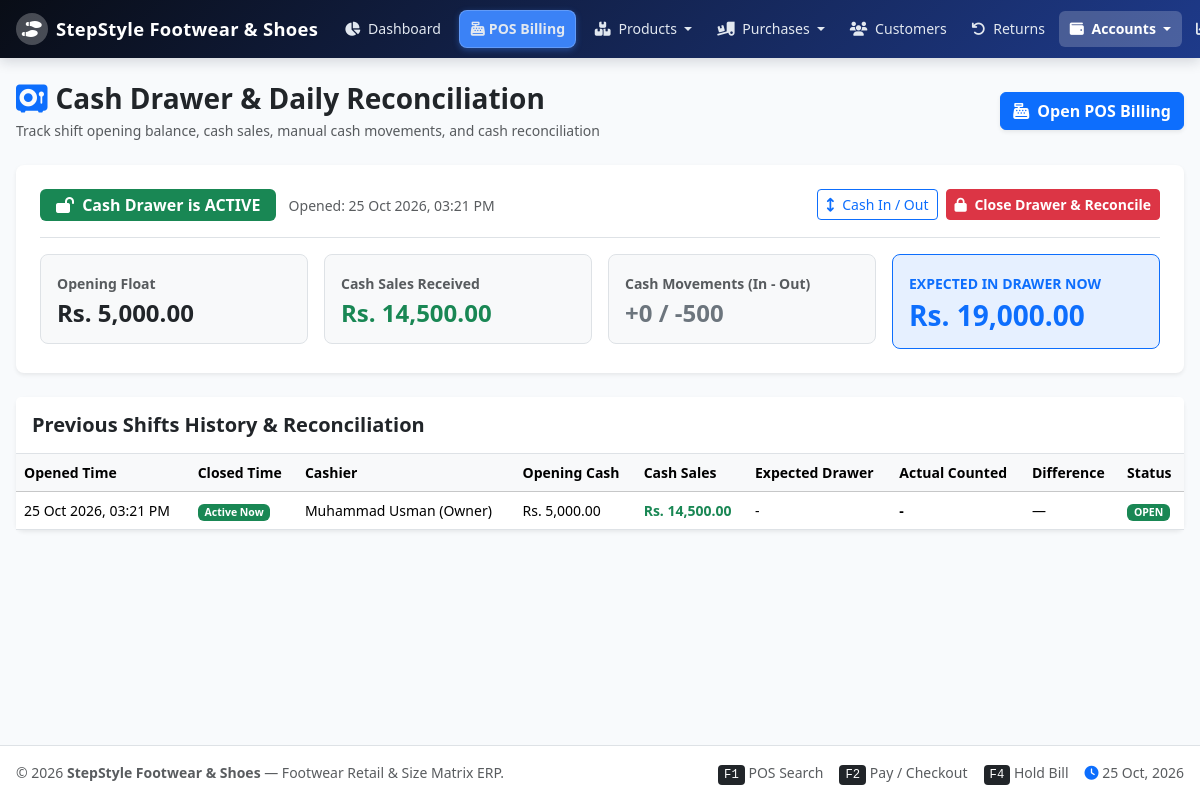
Screenshot of /cash_register.php (signed in) with the database file from the repository.
### tables this page shows
CREATE TABLE `cash_registers` (
  `id` INT AUTO_INCREMENT PRIMARY KEY,
  `user_id` INT NOT NULL,
  `opening_time` DATETIME NOT NULL,
  `closing_time` DATETIME NULL,
  `opening_amount` DECIMAL(10,2) NOT NULL DEFAULT 0.00,
  `closing_amount` DECIMAL(10,2) NULL,
  `cash_sales` DECIMAL(10,2) NOT NULL DEFAULT 0.00,
  `cash_in` DECIMAL(10,2) NOT NULL DEFAULT 0.00,
  `cash_out` DECIMAL(10,2) NOT NULL DEFAULT 0.00,
  `expected_amount` DECIMAL(10,2) NULL,
  `difference` DECIMAL(10,2) NULL,
  `notes` TEXT NULL,
  `status` ENUM('open', 'closed') NOT NULL DEFAULT 'open',
  FOREIGN KEY (`user_id`) REFERENCES `users`(`id`)
);

CREATE TABLE `users` (
  `id` INT AUTO_INCREMENT PRIMARY KEY,
  `username` VARCHAR(50) UNIQUE NOT NULL,
  `password_hash` VARCHAR(255) NOT NULL,
  `full_name` VARCHAR(100) NOT NULL,
  `role` ENUM('admin', 'manager', 'cashier', 'inventory', 'accountant') NOT NULL DEFAULT 'cashier',
  `phone` VARCHAR(20) NULL,
  `is_active` TINYINT(1) NOT NULL DEFAULT 1,
  `created_at` TIMESTAMP DEFAULT CURRENT_TIMESTAMP
);

### config/functions.php (called while the page is built, shortened)
<?php
function get_setting($key, $default = '') {
    static $settings_cache = null;
    if ($settings_cache === null) {
        $db = getDB();
        $stmt = $db->query("SELECT setting_key, setting_value FROM settings");
        $settings_cache = [];
        while ($row = $stmt->fetch()) {
            $settings_cache[$row['setting_key']] = $row['setting_value'];
        }
    }
    return $settings_cache[$key] ?? $default;
}
function format_currency($amount, $show_symbol = true) {
    $symbol = get_setting('currency_symbol', 'Rs.');
    $formatted = number_format((float)$amount, 2);
    return $show_symbol ? $symbol . ' ' . $formatted : $formatted;
}
function get_active_register($user_id) {
    $db = getDB();
    $stmt = $db->prepare("SELECT * FROM cash_registers WHERE user_id = ? AND status = 'open' ORDER BY id DESC LIMIT 1");
    $stmt->execute([$user_id]);
    return $stmt->fetch();
}
function clean($str) {
    return htmlspecialchars(trim((string)$str), ENT_QUOTES, 'UTF-8');
}

### cash_register.php (the view, shortened to what this page needs)
<?php
$db = getDB();
$past_registers = $db->query("SELECT cr.*, u.full_name as cashier_name
                              FROM cash_registers cr
                              LEFT JOIN users u ON cr.user_id = u.id
                              ORDER BY cr.id DESC LIMIT 10")->fetchAll();
require_once __DIR__ . '/includes/header.php';
?>
<div class="container-fluid px-3 pt-3">
    <div class="d-flex justify-content-between align-items-center mb-4">
        <div>
            <h2 class="h3 fw-bold text-dark mb-1">
                <i class="fa-solid fa-vault text-primary me-2"></i>Cash Drawer &amp; Daily Reconciliation
            </h2>
            <p class="text-muted small mb-0">Track shift opening balance, cash sales, manual cash movements, and cash reconciliation</p>
        </div>
        <a href="pos.php" class="btn btn-primary fw-bold shadow-sm">
            <i class="fa-solid fa-cash-register me-1"></i> Open POS Billing
        </a>
    </div>
    <?php if ($active_reg):
        $expected = (float)$active_reg['opening_amount'] + (float)$active_reg['cash_sales'] + (float)$active_reg['cash_in'] - (float)$active_reg['cash_out'];
    ?>
        <div class="card border-0 shadow-sm rounded-3 p-4 bg-white mb-4">
            <div class="d-flex justify-content-between align-items-center pb-3 border-bottom mb-3">
                <div>
                    <span class="badge bg-success px-3 py-2 fs-6"><i class="fa-solid fa-lock-open me-1"></i> Cash Drawer is ACTIVE</span>
                    <span class="text-muted small ms-2">Opened: <?= date('d M Y, h:i A', strtotime($active_reg['opening_time'])) ?></span>
                </div>
                <div class="d-flex gap-2">
                    <button class="btn btn-outline-primary btn-sm" data-bs-toggle="modal" data-bs-target="#cashMovementModal">
                        <i class="fa-solid fa-arrows-up-down me-1"></i> Cash In / Out
                    </button>
                    <button class="btn btn-danger btn-sm fw-bold" data-bs-toggle="modal" data-bs-target="#closeDrawerModal">
                        <i class="fa-solid fa-lock me-1"></i> Close Drawer &amp; Reconcile
                    </button>
                </div>
            </div>
            <div class="row g-3">
                <div class="col-sm-6 col-lg-3">
                    <div class="p-3 bg-light rounded-3 border">
                        <span class="text-muted small fw-semibold">Opening Float</span>
                        <h4 class="fw-bold text-dark mt-1 mb-0"><?= format_currency($active_reg['opening_amount']) ?></h4>
                    </div>
                </div>
                <div class="col-sm-6 col-lg-3">
                    <div class="p-3 bg-light rounded-3 border">
                        <span class="text-muted small fw-semibold">Cash Sales Received</span>
                        <h4 class="fw-bold text-success mt-1 mb-0"><?= format_currency($active_reg['cash_sales']) ?></h4>
                    </div>
                </div>
                <div class="col-sm-6 col-lg-3">
                    <div class="p-3 bg-light rounded-3 border">
                        <span class="text-muted small fw-semibold">Cash Movements (In - Out)</span>
                        <h4 class="fw-bold text-secondary mt-1 mb-0">
                            +<?= number_format($active_reg['cash_in'], 0) ?> / -<?= number_format($active_reg['cash_out'], 0) ?>
                        </h4>
                    </div>
                </div>
                <div class="col-sm-6 col-lg-3">
                    <div class="p-3 bg-primary bg-opacity-10 rounded-3 border border-primary">
                        <span class="text-primary small fw-bold text-uppercase">Expected in Drawer Now</span>
                        <h3 class="fw-bold text-primary mt-1 mb-0"><?= format_currency($expected) ?></h3>
                    </div>
                </div>
            </div>
        </div>
    <?php endif; ?>
    <div class="card border-0 shadow-sm rounded-3 bg-white">
        <div class="card-header bg-white py-3 border-bottom">
            <h5 class="fw-bold text-dark mb-0">Previous Shifts History &amp; Reconciliation</h5>
        </div>
        <div class="table-responsive">
            <table class="table table-hover align-middle mb-0 small">
                <thead class="table-light">
                    <tr>
                        <th>Opened Time</th>
                        <th>Closed Time</th>
                        <th>Cashier</th>
                        <th>Opening Cash</th>
                        <th>Cash Sales</th>
                        <th>Expected Drawer</th>
                        <th>Actual Counted</th>
                        <th>Difference</th>
                        <th>Status</th>
                    </tr>
                </thead>
                <tbody>
                    <?php if (empty($past_registers)): ?>
                        <tr><td colspan="9" class="text-center py-4 text-muted">No register history found.</td></tr>
                    <?php else: ?>
                        <?php foreach ($past_registers as $pr): ?>
                            <tr>
                                <td><?= date('d M Y, h:i A', strtotime($pr['opening_time'])) ?></td>
                                <td><?= $pr['closing_time'] ? date('d M Y, h:i A', strtotime($pr['closing_time'])) : '<span class="badge bg-success">Active Now</span>' ?></td>
                                <td><?= clean($pr['cashier_name'] ?? 'Staff') ?></td>
                                <td><?= format_currency($pr['opening_amount']) ?></td>
                                <td class="text-success fw-semibold"><?= format_currency($pr['cash_sales']) ?></td>
                                <td><?= $pr['expected_amount'] ? format_currency($pr['expected_amount']) : '-' ?></td>
                                <td class="fw-bold"><?= $pr['closing_amount'] ? format_currency($pr['closing_amount']) : '-' ?></td>
                                <td>
                                    <?php if ($pr['status'] === 'closed'): ?>
                                        <?php if ((float)$pr['difference'] == 0): ?>
                                            <span class="badge bg-success">Balanced (Rs. 0)</span>
                                        <?php elseif ((float)$pr['difference'] > 0): ?>
                                            <span class="badge bg-info text-dark">Over +<?= format_currency($pr['difference']) ?></span>
                                        <?php else: ?>
                                            <span class="badge bg-danger">Short <?= format_currency($pr['difference']) ?></span>
                                        <?php endif; ?>
                                    <?php else: ?>
                                        &mdash;
                                    <?php endif; ?>
                                </td>
                                <td>
                                    <span class="badge <?= $pr['status'] === 'open' ? 'bg-success' : 'bg-secondary' ?> text-uppercase">
                                        <?= clean($pr['status']) ?>
                                    </span>
                                </td>
                            </tr>
                        <?php endforeach; ?>
                    <?php endif; ?>
                </tbody>
            </table>
        </div>
    </div>
</div>
<?php require_once __DIR__ . '/includes/footer.php'; ?>

### assets/css/style.css (style rules this page uses)
:root { --primary-color: #2563eb; --primary-hover: #1d4ed8; --secondary-color: #0f172a; --accent-color: #0284c7; --success-color: #10b981; --warning-color: #f59e0b; --danger-color: #ef4444; --bg-light: #f8fafc; --card-bg: #ffffff; --border-color: #e2e8f0; --text-main: #0f172a; --text-muted: #64748b; }
html, body { max-width: 100%; overflow-x: hidden; margin: 0; padding: 0; }
body { font-family: 'Segoe UI', system-ui, -apple-system, BlinkMacSystemFont, 'Roboto', sans-serif; background-color: var(--bg-light); color: var(--text-main); min-height: 100vh; display: flex; flex-direction: column; -webkit-font-smoothing: antialiased; }
.table-responsive { max-width: 100%; overflow-x: auto; -webkit-overflow-scrolling: touch; }

### rows the page displays
cash_registers: opening_time "25 Oct 2026, 03:21 PM", opening_amount "Rs. 5,000.00", cash_sales "Rs. 14,500.00", cash_in "0", cash_out "500", format_currency($expected) "Rs. 19,000.00", shows "Active Now", user.full_name "Muhammad Usman (Owner)", status "OPEN"

### other values shown
$shop_name "StepStyle Footwear & Shoes"
get_setting('shop_name', 'Shoes POS') "StepStyle Footwear & Shoes"
